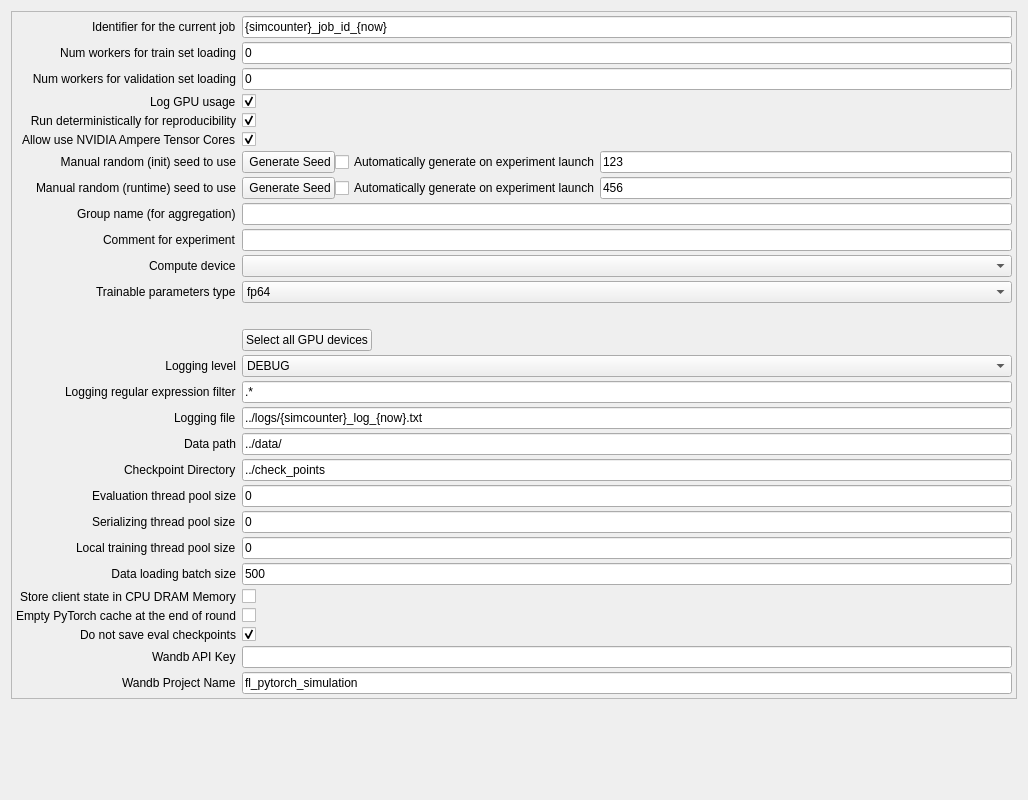
          <widget class="QWidget" name="tabSystemAspects">
           <property name="geometry">
            <rect>
             <x>0</x>
             <y>0</y>
             <width>1028</width>
             <height>800</height>
            </rect>
           </property>
           <attribute name="label">
            <string>Systems aspects</string>
           </attribute>
           <layout class="QVBoxLayout" name="verticalLayout_2">
            <property name="spacing">
             <number>6</number>
            </property>
            <item>
             <layout class="QVBoxLayout" name="loSystem">
              <item>
               <widget class="QFrame" name="frameSystemConfig">
                <property name="minimumSize">
                 <size>
                  <width>0</width>
                  <height>0</height>
                 </size>
                </property>
                <property name="frameShape">
                 <enum>QFrame::StyledPanel</enum>
                </property>
                <property name="frameShadow">
                 <enum>QFrame::Raised</enum>
                </property>
                <layout class="QFormLayout" name="formLayout_4">
                 <property name="labelAlignment">
                  <set>Qt::AlignRight|Qt::AlignTrailing|Qt::AlignVCenter</set>
                 </property>
                 <property name="verticalSpacing">
                  <number>4</number>
                 </property>
                 <property name="leftMargin">
                  <number>4</number>
                 </property>
                 <property name="topMargin">
                  <number>4</number>
                 </property>
                 <property name="rightMargin">
                  <number>4</number>
                 </property>
                 <property name="bottomMargin">
                  <number>4</number>
                 </property>
                 <item row="3" column="0">
                  <widget class="QLabel" name="lblJobId">
                   <property name="text">
                    <string>Identifier for the current job</string>
                   </property>
                  </widget>
                 </item>
                 <item row="3" column="1">
                  <widget class="QLineEdit" name="edtJobId">
                   <property name="toolTip">
                    <string>&lt;html&gt;&lt;head/&gt;&lt;body&gt;&lt;p&gt;All this constants can be used in parameters for purpose of substitution:&lt;/p&gt;&lt;p&gt;&lt;span style=&quot; font-weight:600;&quot;&gt;{now}&lt;/span&gt; - number of second since unix epoch&lt;/p&gt;&lt;p&gt;&lt;span style=&quot; font-weight:600;&quot;&gt;{compressor}&lt;/span&gt; - type of used compressor&lt;/p&gt;&lt;p&gt;&lt;span style=&quot; font-weight:600;&quot;&gt;{algorithm}&lt;/span&gt; - optimization algorithm&lt;/p&gt;&lt;/body&gt;&lt;/html&gt;</string>
                   </property>
                   <property name="text">
                    <string>{simcounter}_job_id_{now}</string>
                   </property>
                  </widget>
                 </item>
                 <item row="4" column="0">
                  <widget class="QLabel" name="lblNumWorkersForTrainDataLoad">
                   <property name="toolTip">
                    <string>Number of rounds of federated learning</string>
                   </property>
                   <property name="text">
                    <string>Num workers for train set loading</string>
                   </property>
                   <property name="alignment">
                    <set>Qt::AlignRight|Qt::AlignTrailing|Qt::AlignVCenter</set>
                   </property>
                  </widget>
                 </item>
                 <item row="4" column="1">
                  <widget class="QLineEdit" name="edtNumWorkersForTrainDataLoad">
                   <property name="text">
                    <string>0</string>
                   </property>
                  </widget>
                 </item>
                 <item row="5" column="0">
                  <widget class="QLabel" name="lblNumWorkersForValDataLoad">
                   <property name="toolTip">
                    <string>Number of available clients used for one communication round</string>
                   </property>
                   <property name="text">
                    <string>Num workers for validation set loading</string>
                   </property>
                   <property name="alignment">
                    <set>Qt::AlignRight|Qt::AlignTrailing|Qt::AlignVCenter</set>
                   </property>
                  </widget>
                 </item>
                 <item row="5" column="1">
                  <widget class="QLineEdit" name="edtNumWorkersForValDataLoad">
                   <property name="text">
                    <string>0</string>
                   </property>
                  </widget>
                 </item>
                 <item row="6" column="0">
                  <widget class="QLabel" name="lblLog">
                   <property name="text">
                    <string>Log GPU usage</string>
                   </property>
                  </widget>
                 </item>
                 <item row="6" column="1">
                  <widget class="QCheckBox" name="cbxLogGPUusage">
                   <property name="text">
                    <string/>
                   </property>
                   <property name="checked">
                    <bool>true</bool>
                   </property>
                  </widget>
                 </item>
                 <item row="8" column="0">
                  <widget class="QLabel" name="lblRunDeterministically">
                   <property name="text">
                    <string>Run deterministically for reproducibility</string>
                   </property>
                   <property name="alignment">
                    <set>Qt::AlignRight|Qt::AlignTrailing|Qt::AlignVCenter</set>
                   </property>
                  </widget>
                 </item>
                 <item row="8" column="1">
                  <widget class="QCheckBox" name="cbxRunDeterministically">
                   <property name="text">
                    <string/>
                   </property>
                   <property name="checked">
                    <bool>true</bool>
                   </property>
                  </widget>
                 </item>
                 <item row="10" column="0">
                  <widget class="QLabel" name="label">
                   <property name="text">
                    <string>Allow use NVIDIA Ampere Tensor Cores</string>
                   </property>
                  </widget>
                 </item>
                 <item row="10" column="1">
                  <widget class="QCheckBox" name="cbxAllowUseNvTensorCores">
                   <property name="text">
                    <string/>
                   </property>
                   <property name="checked">
                    <bool>true</bool>
                   </property>
                  </widget>
                 </item>
                 <item row="13" column="0">
                  <widget class="QLabel" name="lblManualRandomInitSeed">
                   <property name="toolTip">
                    <string>Global weight decay</string>
                   </property>
                   <property name="text">
                    <string>Manual random (init) seed to use</string>
                   </property>
                   <property name="alignment">
                    <set>Qt::AlignRight|Qt::AlignTrailing|Qt::AlignVCenter</set>
                   </property>
                  </widget>
                 </item>
                 <item row="13" column="1">
                  <layout class="QHBoxLayout" name="horizontalLayout_3">
                   <item>
                    <widget class="QPushButton" name="btnGenerateInitSeed">
                     <property name="text">
                      <string> Generate Seed</string>
                     </property>
                     <property name="icon">
                      <iconset resource="../resources/resources.qrc">
                       <normaloff>:/root/random.png</normaloff>:/root/random.png</iconset>
                     </property>
                    </widget>
                   </item>
                   <item>
                    <widget class="QCheckBox" name="cbxGenerateInitSeedAuto">
                     <property name="text">
                      <string>Automatically generate on experiment launch</string>
                     </property>
                    </widget>
                   </item>
                   <item>
                    <widget class="QLineEdit" name="edtRandomInitSeed">
                     <property name="text">
                      <string>123</string>
                     </property>
                    </widget>
                   </item>
                  </layout>
                 </item>
                 <item row="15" column="0">
                  <widget class="QLabel" name="lblManualRandomRunSeed">
                   <property name="text">
                    <string>Manual random (runtime) seed to use</string>
                   </property>
                  </widget>
                 </item>
                 <item row="15" column="1">
                  <layout class="QHBoxLayout" name="horizontalLayout_4">
                   <item>
                    <widget class="QPushButton" name="btnGenerateRunSeed">
                     <property name="text">
                      <string> Generate Seed</string>
                     </property>
                     <property name="icon">
                      <iconset resource="../resources/resources.qrc">
                       <normaloff>:/root/random.png</normaloff>:/root/random.png</iconset>
                     </property>
                    </widget>
                   </item>
                   <item>
                    <widget class="QCheckBox" name="cbxGenerateRunSeedAuto">
                     <property name="text">
                      <string>Automatically generate on experiment launch</string>
                     </property>
                    </widget>
                   </item>
                   <item>
                    <widget class="QLineEdit" name="edtRandomRunSeed">
                     <property name="text">
                      <string>456</string>
                     </property>
                    </widget>
                   </item>
                  </layout>
                 </item>
                 <item row="16" column="0">
                  <widget class="QLabel" name="lblGroupName">
                   <property name="text">
                    <string>Group name (for aggregation)</string>
                   </property>
                  </widget>
                 </item>
                 <item row="16" column="1">
                  <widget class="QLineEdit" name="edtGroupName"/>
                 </item>
                 <item row="18" column="0">
                  <widget class="QLabel" name="lblCommentForExperiment">
                   <property name="text">
                    <string>Comment for experiment</string>
                   </property>
                  </widget>
                 </item>
                 <item row="18" column="1">
                  <widget class="QLineEdit" name="edtCommentForExperiment"/>
                 </item>
                 <item row="19" column="0">
                  <widget class="QLabel" name="lblUsedComputeDevice">
                   <property name="text">
                    <string>Compute device</string>
                   </property>
                  </widget>
                 </item>
                 <item row="19" column="1">
                  <widget class="QComboBox" name="cbxComputeDevice"/>
                 </item>
                 <item row="21" column="1">
                  <widget class="QWidget" name="loComputeDevicesWidget" native="true">
                   <layout class="QVBoxLayout" name="loComputeDevices"/>
                  </widget>
                 </item>
                 <item row="22" column="1">
                  <layout class="QHBoxLayout" name="loSelectAllGpus">
                   <item>
                    <widget class="QPushButton" name="btnSelectAllGpus">
                     <property name="text">
                      <string>Select all GPU devices</string>
                     </property>
                    </widget>
                   </item>
                   <item>
                    <spacer name="horizontalSpacer_2">
                     <property name="orientation">
                      <enum>Qt::Horizontal</enum>
                     </property>
                     <property name="sizeHint" stdset="0">
                      <size>
                       <width>40</width>
                       <height>20</height>
                      </size>
                     </property>
                    </spacer>
                   </item>
                  </layout>
                 </item>
                 <item row="23" column="0">
                  <widget class="QLabel" name="lblLoggingLevel">
                   <property name="text">
                    <string>Logging level</string>
                   </property>
                   <property name="alignment">
                    <set>Qt::AlignRight|Qt::AlignTrailing|Qt::AlignVCenter</set>
                   </property>
                  </widget>
                 </item>
                 <item row="23" column="1">
                  <widget class="QComboBox" name="cbxLoggingLevels">
                   <item>
                    <property name="text">
                     <string>DEBUG</string>
                    </property>
                   </item>
                   <item>
                    <property name="text">
                     <string>INFO</string>
                    </property>
                   </item>
                   <item>
                    <property name="text">
                     <string>WARN</string>
                    </property>
                   </item>
                   <item>
                    <property name="text">
                     <string>ERROR</string>
                    </property>
                   </item>
                   <item>
                    <property name="text">
                     <string>CRITICAL</string>
                    </property>
                   </item>
                  </widget>
                 </item>
                 <item row="25" column="0">
                  <widget class="QLabel" name="lblLoggingFilter">
                   <property name="text">
                    <string>Logging regular expression filter</string>
                   </property>
                  </widget>
                 </item>
                 <item row="25" column="1">
                  <widget class="QLineEdit" name="edtLoggingFilter">
                   <property name="text">
                    <string>.*</string>
                   </property>
                  </widget>
                 </item>
                 <item row="26" column="0">
                  <widget class="QLabel" name="lblLoggingFile">
                   <property name="text">
                    <string>Logging file</string>
                   </property>
                  </widget>
                 </item>
                 <item row="26" column="1">
                  <widget class="QLineEdit" name="edtLogFile">
                   <property name="text">
                    <string>../logs/{simcounter}_log_{now}.txt</string>
                   </property>
                  </widget>
                 </item>
                 <item row="27" column="0">
                  <widget class="QLabel" name="lblDataPath">
                   <property name="toolTip">
                    <string>Base root directory for the dataset</string>
                   </property>
                   <property name="text">
                    <string>Data path</string>
                   </property>
                  </widget>
                 </item>
                 <item row="27" column="1">
                  <widget class="QLineEdit" name="edtDataPath">
                   <property name="toolTip">
                    <string>Base root directory for the dataset</string>
                   </property>
                   <property name="text">
                    <string>../data/</string>
                   </property>
                  </widget>
                 </item>
                 <item row="28" column="0">
                  <widget class="QLabel" name="lblCheckpointDir">
                   <property name="toolTip">
                    <string>Directory to persist run meta data_preprocess, e.g. best/last models</string>
                   </property>
                   <property name="text">
                    <string>Checkpoint Directory</string>
                   </property>
                  </widget>
                 </item>
                 <item row="28" column="1">
                  <widget class="QLineEdit" name="edtCheckpointDir">
                   <property name="text">
                    <string>../check_points</string>
                   </property>
                  </widget>
                 </item>
                 <item row="29" column="0">
                  <widget class="QLabel" name="lblEvalThreadPool">
                   <property name="toolTip">
                    <string>Thread pool size for perform evalutation checkpoint asyncronously</string>
                   </property>
                   <property name="text">
                    <string>Evaluation thread pool size</string>
                   </property>
                  </widget>
                 </item>
                 <item row="29" column="1">
                  <widget class="QLineEdit" name="edtEvalThreadPool">
                   <property name="text">
                    <string>0</string>
                   </property>
                  </widget>
                 </item>
                 <item row="30" column="0">
                  <widget class="QLabel" name="lblSerializingThreadPool">
                   <property name="toolTip">
                    <string>Thread pool size for perform serialization into filesystem asyncronously</string>
                   </property>
                   <property name="text">
                    <string>Serializing thread pool size</string>
                   </property>
                  </widget>
                 </item>
                 <item row="30" column="1">
                  <widget class="QLineEdit" name="edtSerializingThreadPool">
                   <property name="text">
                    <string>0</string>
                   </property>
                  </widget>
                 </item>
                 <item row="31" column="0">
                  <widget class="QLabel" name="lblLocalTrainingThreadPool">
                   <property name="toolTip">
                    <string>Perform local training within a pool of threads. Each one execute sequence of optimization for assigned clients in a serialized way</string>
                   </property>
                   <property name="text">
                    <string>Local training thread pool size</string>
                   </property>
                  </widget>
                 </item>
                 <item row="31" column="1">
                  <widget class="QLineEdit" name="edtLocalTraininThreadPool">
                   <property name="text">
                    <string>0</string>
                   </property>
                  </widget>
                 </item>
                 <item row="34" column="0">
                  <widget class="QLabel" name="lblDataLoadBatchSize">
                   <property name="toolTip">
                    <string>Static batch size for data loading</string>
                   </property>
                   <property name="text">
                    <string>Data loading batch size</string>
                   </property>
                   <property name="alignment">
                    <set>Qt::AlignRight|Qt::AlignTrailing|Qt::AlignVCenter</set>
                   </property>
                  </widget>
                 </item>
                 <item row="34" column="1">
                  <widget class="QLineEdit" name="edtDataLoadBatchSize">
                   <property name="text">
                    <string>500</string>
                   </property>
                  </widget>
                 </item>
                 <item row="35" column="0">
                  <widget class="QLabel" name="lblStoreClientStateInCPU">
                   <property name="text">
                    <string>Store client state in CPU DRAM Memory</string>
                   </property>
                  </widget>
                 </item>
                 <item row="35" column="1">
                  <widget class="QCheckBox" name="cbxStoreClientStateInCPU">
                   <property name="text">
                    <string/>
                   </property>
                   <property name="checked">
                    <bool>false</bool>
                   </property>
                  </widget>
                 </item>
                 <item row="36" column="0">
                  <widget class="QLabel" name="lblEmptyGPUTorchCache">
                   <property name="text">
                    <string>Empty PyTorch cache at the end of round</string>
                   </property>
                  </widget>
                 </item>
                 <item row="36" column="1">
                  <widget class="QCheckBox" name="cbxEmptyGPUTorchCache">
                   <property name="text">
                    <string/>
                   </property>
                  </widget>
                 </item>
                 <item row="37" column="0">
                  <widget class="QLabel" name="lblDoNotSaveEvalCheckpoints">
                   <property name="text">
                    <string>Do not save eval checkpoints</string>
                   </property>
                  </widget>
                 </item>
                 <item row="37" column="1">
                  <widget class="QCheckBox" name="cbxDoNotSaveEvalCheckpoints">
                   <property name="text">
                    <string/>
                   </property>
                   <property name="checked">
                    <bool>true</bool>
                   </property>
                  </widget>
                 </item>
                 <item row="43" column="0">
                  <widget class="QLabel" name="lblWandbKey">
                   <property name="text">
                    <string>Wandb API Key</string>
                   </property>
                  </widget>
                 </item>
                 <item row="43" column="1">
                  <widget class="QLineEdit" name="edtWandbKey">
                   <property name="text">
                    <string/>
                   </property>
                  </widget>
                 </item>
                 <item row="44" column="0">
                  <widget class="QLabel" name="lblWandbProjectName">
                   <property name="text">
                    <string>Wandb Project Name</string>
                   </property>
                  </widget>
                 </item>
                 <item row="44" column="1">
                  <widget class="QLineEdit" name="edtWandbProjectName">
                   <property name="text">
                    <string>fl_pytorch_simulation</string>
                   </property>
                  </widget>
                 </item>
                 <item row="20" column="1">
                  <widget class="QComboBox" name="cbxParamsType">
                   <item>
                    <property name="text">
                     <string>fp64</string>
                    </property>
                   </item>
                   <item>
                    <property name="text">
                     <string>fp32</string>
                    </property>
                   </item>
                   <item>
                    <property name="text">
                     <string>fp16</string>
                    </property>
                   </item>
                   <item>
                    <property name="text">
                     <string>bfp16</string>
                    </property>
                   </item>
                  </widget>
                 </item>
                 <item row="20" column="0">
                  <widget class="QLabel" name="label_3">
                   <property name="text">
                    <string>Trainable parameters type</string>
                   </property>
                  </widget>
                 </item>
                </layout>
               </widget>
              </item>
              <item>
               <spacer name="verticalSpacer_4">
                <property name="orientation">
                 <enum>Qt::Vertical</enum>
                </property>
                <property name="sizeHint" stdset="0">
                 <size>
                  <width>20</width>
                  <height>40</height>
                 </size>
                </property>
               </spacer>
              </item>
             </layout>
            </item>
           </layout>
          </widget>
